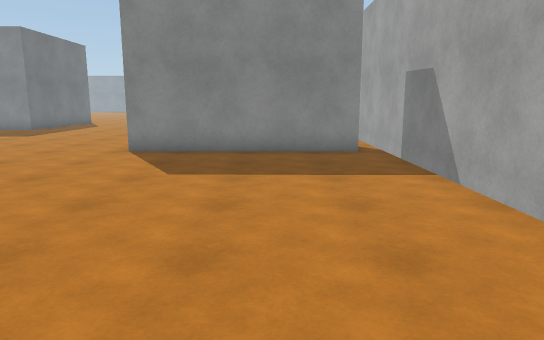
[1] (above)

17 first-person views from a walk through a scene from a Unity 3-D project. The camera is 1.5 m above the floor, tilts 10° down and sees 70° across. The floor is counted in squares, 1 m on a side. Each view is taken from the middle of a square. On the plan, view 1 faces up. The plan holds only what a view shows up to about 17 squares ahead; the rest is blank. The place goes on beyond the plan. Surface patterns are stand-ins for the level's own textures.

[2]
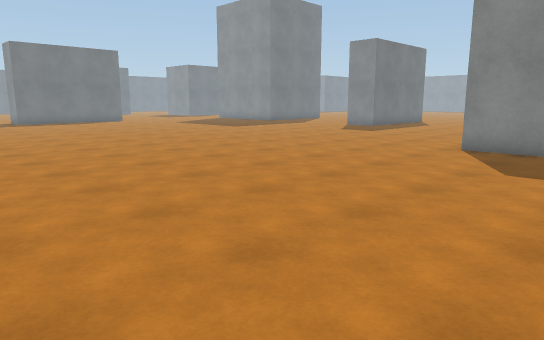

[3]
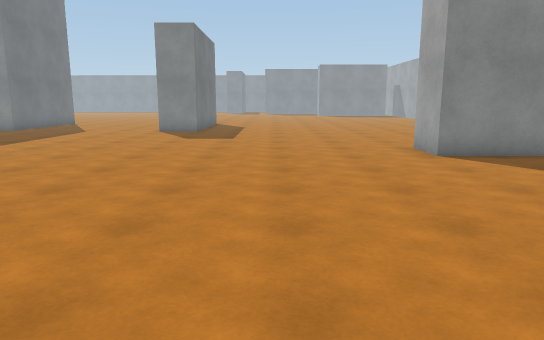

[4]
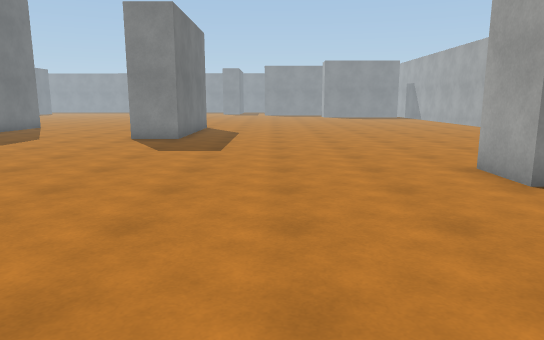

[5]
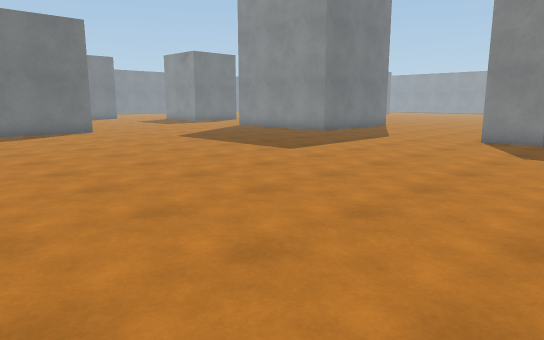

[6]
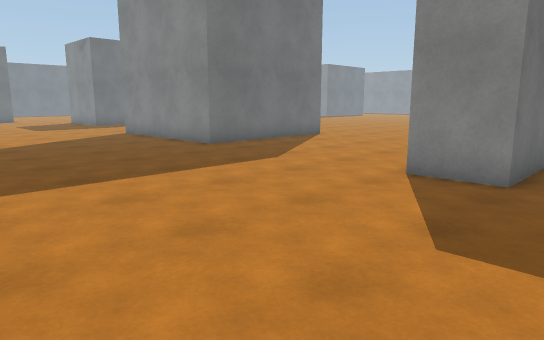

[7]
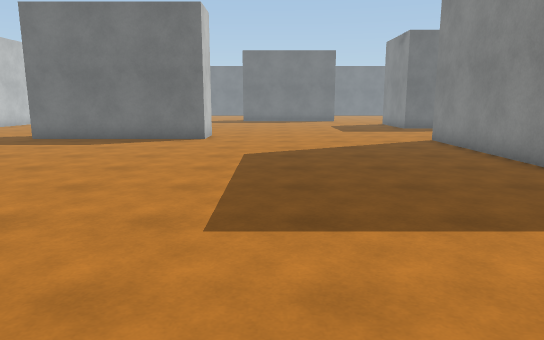

[8]
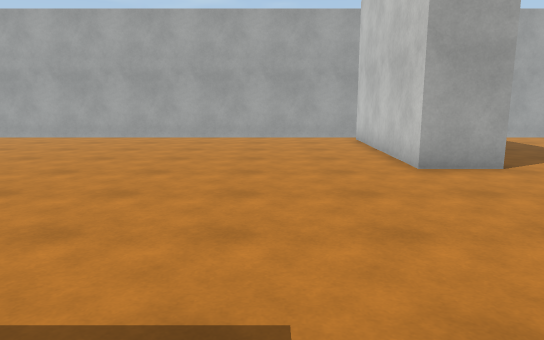

[9]
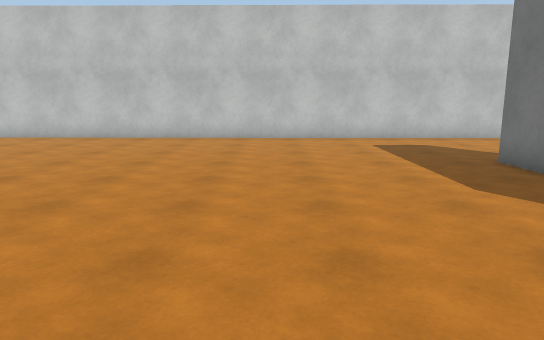

[10]
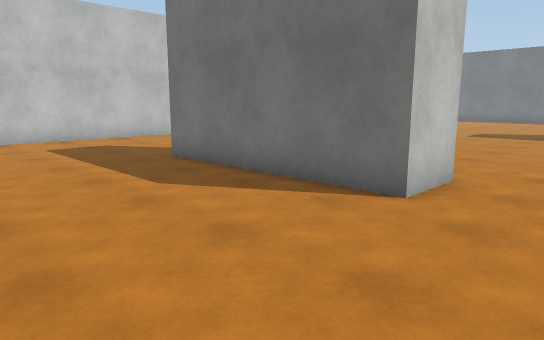

[11]
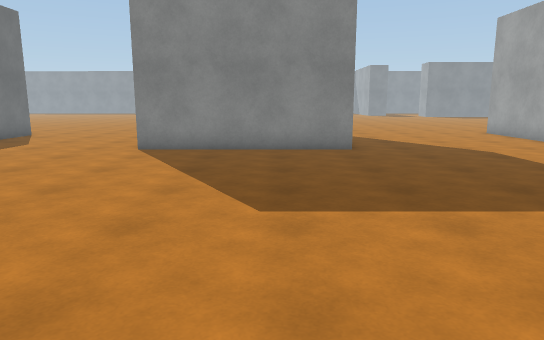

[12]
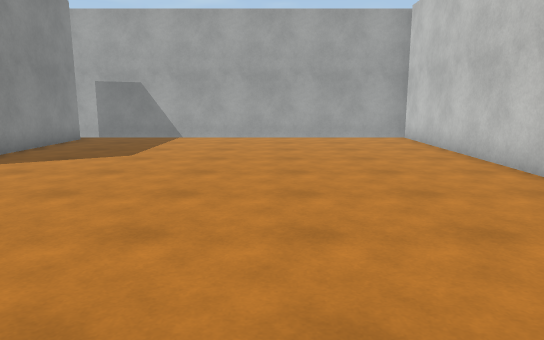

[13]
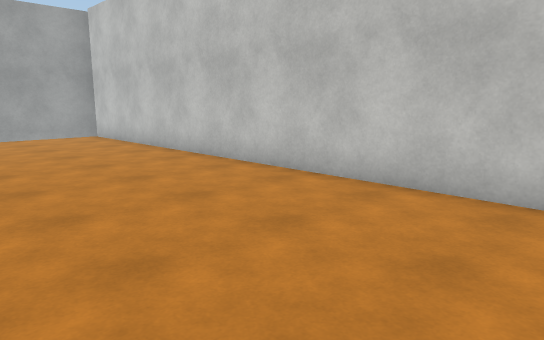

[14]
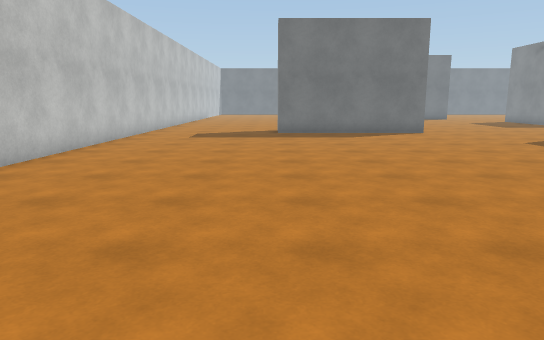

[15]
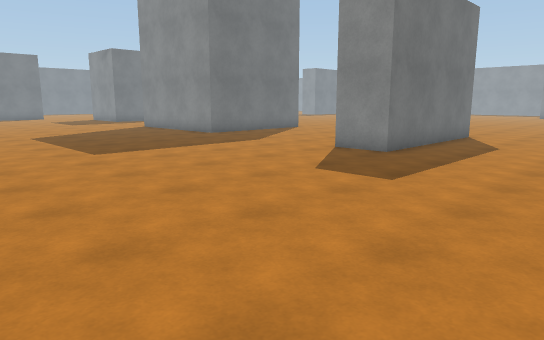

[16]
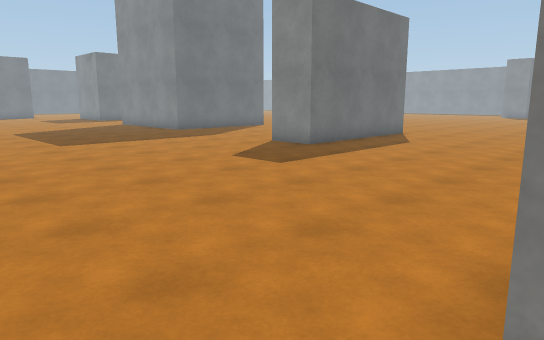

[17]
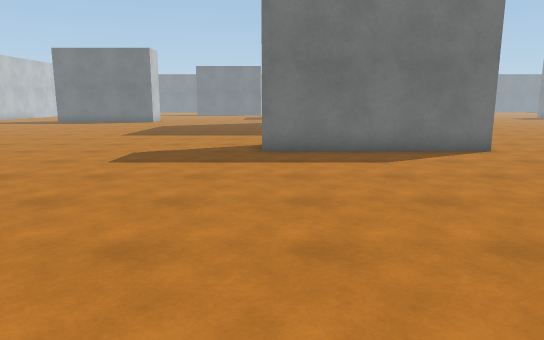

### Floor plan
Points are (right, up) in squares from view 1. A wall is a line through its corners. A room is listed if a view was taken in it or the views show most of it. See-through windows are left out.
Room 1 (views 1, 2, 3, 4, 5, 6, 7, 8, 9, 10, 11, 12, 13, 14, 15, 16, 17)
walls: (-14.7, 23.8) (-14.7, 26.2); (-12.8, 26.5) (-12.8, 20.7) (-14.8, 20.7); (-22.4, 26) (-22.4, 21.3) (-29.4, 21.3); (2.7, 11.7) (-4.4, 11.8) (-4.3, 13.7) (2.7, 13.6); (-31.6, 12.3) (-29.7, 12.3) (-29.7, 5.2); (3.9, -1.9) (3.9, 26.5); (-33.6, -1.2) (3.4, -1.6)
ways out: gap at (3, 13)

Positions as (right, up) in squares from view 1, and headings:
1: (0, 0), facing up
2: (0, -1), facing up-left
3: (-9, 1), facing up
4: (-9, 5), facing up
5: (-10, 5), facing up-left
6: (-11, 13), facing up-left
7: (-14, 15), facing left
8: (-13, 17), facing right
9: (-24, 15), facing down
10: (-24, 15), facing down-left
11: (-25, 9), facing up
12: (-13, 4), facing right
13: (-14, 5), facing down-right
14: (-11, 5), facing left
15: (-7, 10), facing up-left
16: (-4, 10), facing up-left
17: (-1, 21), facing left
